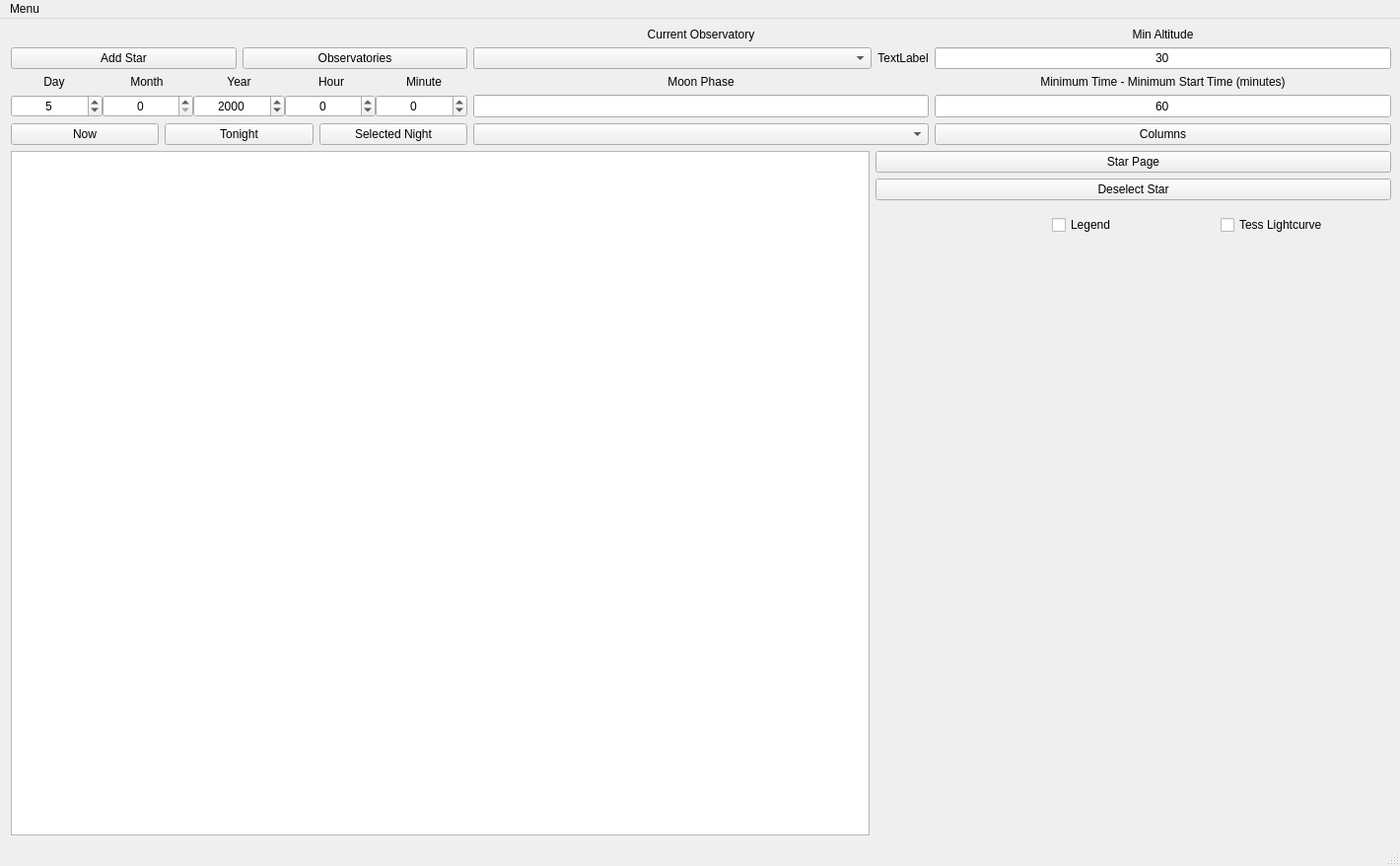
<?xml version="1.0" encoding="UTF-8"?>
<ui version="4.0">
 <class>MainWindow</class>
 <widget class="QMainWindow" name="MainWindow">
  <property name="geometry">
   <rect>
    <x>0</x>
    <y>0</y>
    <width>1420</width>
    <height>878</height>
   </rect>
  </property>
  <property name="windowTitle">
   <string>ObservaPy</string>
  </property>
  <widget class="QWidget" name="centralwidget">
   <layout class="QGridLayout" name="gridLayout">
    <property name="sizeConstraint">
     <enum>QLayout::SetDefaultConstraint</enum>
    </property>
    <property name="leftMargin">
     <number>11</number>
    </property>
    <item row="4" column="1">
     <widget class="QWidget" name="horizontalWidget" native="true">
      <property name="sizePolicy">
       <sizepolicy hsizetype="Minimum" vsizetype="Maximum">
        <horstretch>0</horstretch>
        <verstretch>0</verstretch>
       </sizepolicy>
      </property>
      <layout class="QHBoxLayout" name="horizontalLayout_2">
       <item>
        <widget class="QLabel" name="star_name">
         <property name="text">
          <string/>
         </property>
        </widget>
       </item>
       <item>
        <widget class="QCheckBox" name="legend_box">
         <property name="sizePolicy">
          <sizepolicy hsizetype="Minimum" vsizetype="Minimum">
           <horstretch>0</horstretch>
           <verstretch>0</verstretch>
          </sizepolicy>
         </property>
         <property name="text">
          <string>Legend</string>
         </property>
         <property name="checked">
          <bool>false</bool>
         </property>
         <property name="tristate">
          <bool>false</bool>
         </property>
        </widget>
       </item>
       <item>
        <widget class="QCheckBox" name="lightcurve_box">
         <property name="sizePolicy">
          <sizepolicy hsizetype="Minimum" vsizetype="Minimum">
           <horstretch>0</horstretch>
           <verstretch>0</verstretch>
          </sizepolicy>
         </property>
         <property name="text">
          <string>Tess Lightcurve</string>
         </property>
        </widget>
       </item>
      </layout>
     </widget>
    </item>
    <item row="0" column="0" rowspan="2" colspan="2">
     <layout class="QGridLayout" name="Changes_Layout">
      <item row="3" column="0">
       <layout class="QHBoxLayout" name="horizontalLayout_4">
        <item>
         <widget class="QLabel" name="label_10">
          <property name="text">
           <string>Day</string>
          </property>
          <property name="alignment">
           <set>Qt::AlignCenter</set>
          </property>
         </widget>
        </item>
        <item>
         <widget class="QLabel" name="label_9">
          <property name="text">
           <string>Month</string>
          </property>
          <property name="alignment">
           <set>Qt::AlignCenter</set>
          </property>
         </widget>
        </item>
        <item>
         <widget class="QLabel" name="label_8">
          <property name="text">
           <string>Year</string>
          </property>
          <property name="alignment">
           <set>Qt::AlignCenter</set>
          </property>
         </widget>
        </item>
        <item>
         <widget class="QLabel" name="label_7">
          <property name="text">
           <string>Hour</string>
          </property>
          <property name="alignment">
           <set>Qt::AlignCenter</set>
          </property>
         </widget>
        </item>
        <item>
         <widget class="QLabel" name="label">
          <property name="text">
           <string>Minute</string>
          </property>
          <property name="alignment">
           <set>Qt::AlignCenter</set>
          </property>
         </widget>
        </item>
       </layout>
      </item>
      <item row="4" column="0">
       <widget class="QWidget" name="horizontalWidget" native="true">
        <layout class="QHBoxLayout" name="horizontalLayout_3">
         <property name="spacing">
          <number>0</number>
         </property>
         <property name="leftMargin">
          <number>0</number>
         </property>
         <property name="topMargin">
          <number>0</number>
         </property>
         <property name="rightMargin">
          <number>0</number>
         </property>
         <property name="bottomMargin">
          <number>0</number>
         </property>
         <item>
          <widget class="QSpinBox" name="sdd">
           <property name="alignment">
            <set>Qt::AlignCenter</set>
           </property>
           <property name="keyboardTracking">
            <bool>true</bool>
           </property>
           <property name="minimum">
            <number>0</number>
           </property>
           <property name="maximum">
            <number>32</number>
           </property>
           <property name="value">
            <number>5</number>
           </property>
          </widget>
         </item>
         <item>
          <widget class="QSpinBox" name="sdm">
           <property name="alignment">
            <set>Qt::AlignCenter</set>
           </property>
           <property name="keyboardTracking">
            <bool>true</bool>
           </property>
           <property name="minimum">
            <number>0</number>
           </property>
           <property name="maximum">
            <number>13</number>
           </property>
          </widget>
         </item>
         <item>
          <widget class="QSpinBox" name="sdy">
           <property name="alignment">
            <set>Qt::AlignCenter</set>
           </property>
           <property name="keyboardTracking">
            <bool>true</bool>
           </property>
           <property name="maximum">
            <number>5000</number>
           </property>
           <property name="value">
            <number>2000</number>
           </property>
          </widget>
         </item>
         <item>
          <widget class="QSpinBox" name="sdhour">
           <property name="alignment">
            <set>Qt::AlignCenter</set>
           </property>
           <property name="keyboardTracking">
            <bool>true</bool>
           </property>
           <property name="minimum">
            <number>-1</number>
           </property>
           <property name="maximum">
            <number>24</number>
           </property>
          </widget>
         </item>
         <item>
          <widget class="QSpinBox" name="sdmin">
           <property name="alignment">
            <set>Qt::AlignCenter</set>
           </property>
           <property name="keyboardTracking">
            <bool>true</bool>
           </property>
           <property name="minimum">
            <number>-1</number>
           </property>
           <property name="maximum">
            <number>60</number>
           </property>
          </widget>
         </item>
        </layout>
       </widget>
      </item>
      <item row="0" column="4">
       <widget class="QLabel" name="label_6">
        <property name="sizePolicy">
         <sizepolicy hsizetype="Preferred" vsizetype="Preferred">
          <horstretch>0</horstretch>
          <verstretch>0</verstretch>
         </sizepolicy>
        </property>
        <property name="text">
         <string>Min Altitude</string>
        </property>
        <property name="alignment">
         <set>Qt::AlignCenter</set>
        </property>
       </widget>
      </item>
      <item row="2" column="4">
       <widget class="QLineEdit" name="min_altitude">
        <property name="sizePolicy">
         <sizepolicy hsizetype="Preferred" vsizetype="Preferred">
          <horstretch>0</horstretch>
          <verstretch>0</verstretch>
         </sizepolicy>
        </property>
        <property name="text">
         <string>30</string>
        </property>
        <property name="alignment">
         <set>Qt::AlignCenter</set>
        </property>
       </widget>
      </item>
      <item row="3" column="2">
       <widget class="QLabel" name="label_2">
        <property name="sizePolicy">
         <sizepolicy hsizetype="Preferred" vsizetype="Preferred">
          <horstretch>0</horstretch>
          <verstretch>0</verstretch>
         </sizepolicy>
        </property>
        <property name="text">
         <string>Moon Phase</string>
        </property>
        <property name="alignment">
         <set>Qt::AlignCenter</set>
        </property>
       </widget>
      </item>
      <item row="0" column="2">
       <widget class="QLabel" name="label_4">
        <property name="sizePolicy">
         <sizepolicy hsizetype="Preferred" vsizetype="Preferred">
          <horstretch>0</horstretch>
          <verstretch>0</verstretch>
         </sizepolicy>
        </property>
        <property name="text">
         <string>Current Observatory</string>
        </property>
        <property name="alignment">
         <set>Qt::AlignCenter</set>
        </property>
       </widget>
      </item>
      <item row="5" column="4">
       <widget class="QPushButton" name="columns_button">
        <property name="text">
         <string>Columns</string>
        </property>
       </widget>
      </item>
      <item row="5" column="0">
       <layout class="QHBoxLayout" name="horizontalLayout">
        <item>
         <widget class="QPushButton" name="now_button">
          <property name="text">
           <string>Now</string>
          </property>
         </widget>
        </item>
        <item>
         <widget class="QPushButton" name="tonight_button">
          <property name="text">
           <string>Tonight</string>
          </property>
         </widget>
        </item>
        <item>
         <widget class="QPushButton" name="selectednight_button">
          <property name="text">
           <string>Selected Night</string>
          </property>
         </widget>
        </item>
       </layout>
      </item>
      <item row="5" column="2">
       <widget class="QComboBox" name="sorting_combobox"/>
      </item>
      <item row="3" column="4">
       <layout class="QHBoxLayout" name="horizontalLayout_10">
        <item>
         <widget class="QLabel" name="label_5">
          <property name="sizePolicy">
           <sizepolicy hsizetype="Preferred" vsizetype="Preferred">
            <horstretch>0</horstretch>
            <verstretch>0</verstretch>
           </sizepolicy>
          </property>
          <property name="text">
           <string>Minimum Time - Minimum Start Time (minutes)</string>
          </property>
          <property name="alignment">
           <set>Qt::AlignCenter</set>
          </property>
         </widget>
        </item>
       </layout>
      </item>
      <item row="2" column="2">
       <layout class="QHBoxLayout" name="horizontalLayout_8">
        <item>
         <widget class="QComboBox" name="observatory_select">
          <property name="sizePolicy">
           <sizepolicy hsizetype="Minimum" vsizetype="Minimum">
            <horstretch>0</horstretch>
            <verstretch>0</verstretch>
           </sizepolicy>
          </property>
          <property name="editable">
           <bool>false</bool>
          </property>
         </widget>
        </item>
        <item>
         <widget class="QLabel" name="gmt_text">
          <property name="sizePolicy">
           <sizepolicy hsizetype="Maximum" vsizetype="Maximum">
            <horstretch>0</horstretch>
            <verstretch>0</verstretch>
           </sizepolicy>
          </property>
          <property name="text">
           <string>TextLabel</string>
          </property>
          <property name="alignment">
           <set>Qt::AlignCenter</set>
          </property>
         </widget>
        </item>
       </layout>
      </item>
      <item row="4" column="4">
       <layout class="QHBoxLayout" name="horizontalLayout_9">
        <item>
         <widget class="QLineEdit" name="min_start_period_input">
          <property name="sizePolicy">
           <sizepolicy hsizetype="Preferred" vsizetype="Preferred">
            <horstretch>0</horstretch>
            <verstretch>0</verstretch>
           </sizepolicy>
          </property>
          <property name="text">
           <string>60</string>
          </property>
          <property name="alignment">
           <set>Qt::AlignCenter</set>
          </property>
         </widget>
        </item>
       </layout>
      </item>
      <item row="4" column="2">
       <widget class="QLineEdit" name="moon_phase">
        <property name="enabled">
         <bool>true</bool>
        </property>
        <property name="sizePolicy">
         <sizepolicy hsizetype="Preferred" vsizetype="Preferred">
          <horstretch>0</horstretch>
          <verstretch>0</verstretch>
         </sizepolicy>
        </property>
        <property name="alignment">
         <set>Qt::AlignCenter</set>
        </property>
        <property name="readOnly">
         <bool>true</bool>
        </property>
       </widget>
      </item>
      <item row="2" column="0">
       <layout class="QHBoxLayout" name="horizontalLayout_6">
        <item>
         <widget class="QPushButton" name="add_star_button">
          <property name="text">
           <string>Add Star</string>
          </property>
         </widget>
        </item>
        <item>
         <widget class="QPushButton" name="observatories_button">
          <property name="text">
           <string>Observatories</string>
          </property>
         </widget>
        </item>
       </layout>
      </item>
     </layout>
    </item>
    <item row="8" column="1">
     <widget class="QLabel" name="async_label">
      <property name="sizePolicy">
       <sizepolicy hsizetype="Minimum" vsizetype="Maximum">
        <horstretch>0</horstretch>
        <verstretch>0</verstretch>
       </sizepolicy>
      </property>
      <property name="text">
       <string/>
      </property>
      <property name="alignment">
       <set>Qt::AlignCenter</set>
      </property>
     </widget>
    </item>
    <item row="2" column="1">
     <widget class="QPushButton" name="star_page_button">
      <property name="text">
       <string>Star Page</string>
      </property>
     </widget>
    </item>
    <item row="3" column="1">
     <widget class="QPushButton" name="clear_button">
      <property name="sizePolicy">
       <sizepolicy hsizetype="Minimum" vsizetype="Maximum">
        <horstretch>0</horstretch>
        <verstretch>0</verstretch>
       </sizepolicy>
      </property>
      <property name="text">
       <string>Deselect Star</string>
      </property>
     </widget>
    </item>
    <item row="2" column="0" rowspan="7">
     <widget class="QTableWidget" name="star_table">
      <property name="sizePolicy">
       <sizepolicy hsizetype="Expanding" vsizetype="Expanding">
        <horstretch>5</horstretch>
        <verstretch>6</verstretch>
       </sizepolicy>
      </property>
      <property name="editTriggers">
       <set>QAbstractItemView::DoubleClicked</set>
      </property>
     </widget>
    </item>
    <item row="5" column="1" rowspan="3">
     <widget class="QWidget" name="graph_grid" native="true">
      <property name="sizePolicy">
       <sizepolicy hsizetype="Preferred" vsizetype="Preferred">
        <horstretch>3</horstretch>
        <verstretch>0</verstretch>
       </sizepolicy>
      </property>
      <layout class="QVBoxLayout" name="graph_layout">
       <property name="sizeConstraint">
        <enum>QLayout::SetDefaultConstraint</enum>
       </property>
       <property name="leftMargin">
        <number>1</number>
       </property>
      </layout>
     </widget>
    </item>
   </layout>
  </widget>
  <widget class="QStatusBar" name="statusbar"/>
  <widget class="QMenuBar" name="menuBar">
   <property name="geometry">
    <rect>
     <x>0</x>
     <y>0</y>
     <width>1420</width>
     <height>21</height>
    </rect>
   </property>
   <widget class="QMenu" name="menuMenu">
    <property name="title">
     <string>Menu</string>
    </property>
    <addaction name="action_load_stars"/>
    <addaction name="action_load_observatories"/>
    <addaction name="action_about"/>
   </widget>
   <addaction name="menuMenu"/>
  </widget>
  <action name="actionLoad">
   <property name="text">
    <string>Load</string>
   </property>
  </action>
  <action name="actionStar_List">
   <property name="text">
    <string>Star List</string>
   </property>
  </action>
  <action name="action_load_stars">
   <property name="text">
    <string>Load Stars</string>
   </property>
  </action>
  <action name="action_load_observatories">
   <property name="text">
    <string>Load Observatories</string>
   </property>
  </action>
  <action name="action_about">
   <property name="text">
    <string>About</string>
   </property>
  </action>
 </widget>
 <resources/>
 <connections/>
</ui>
